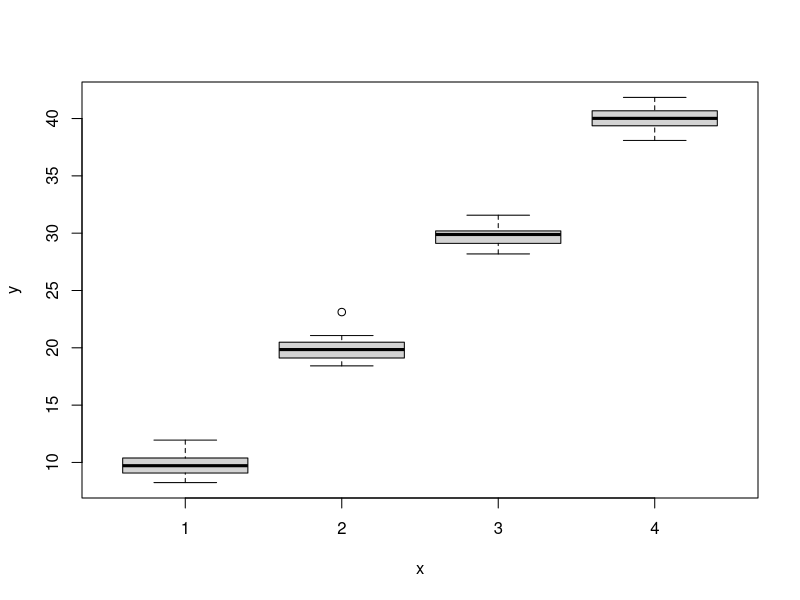
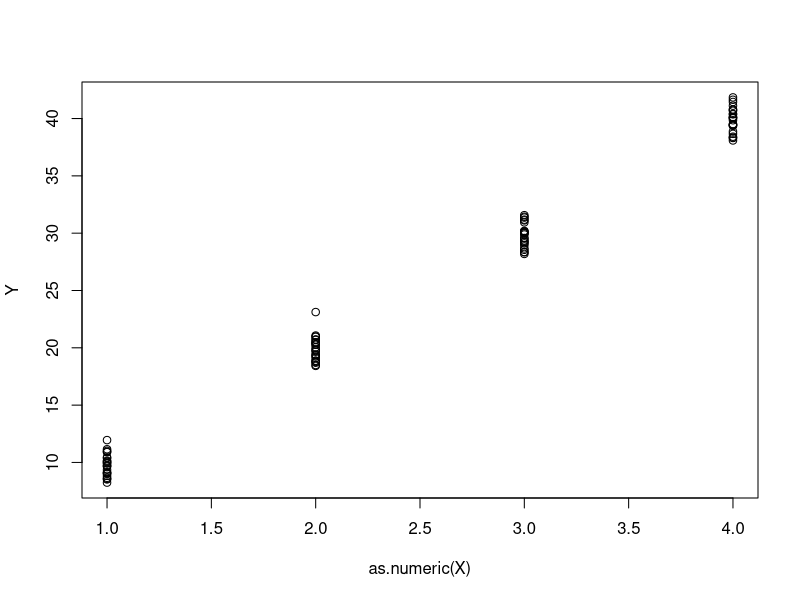
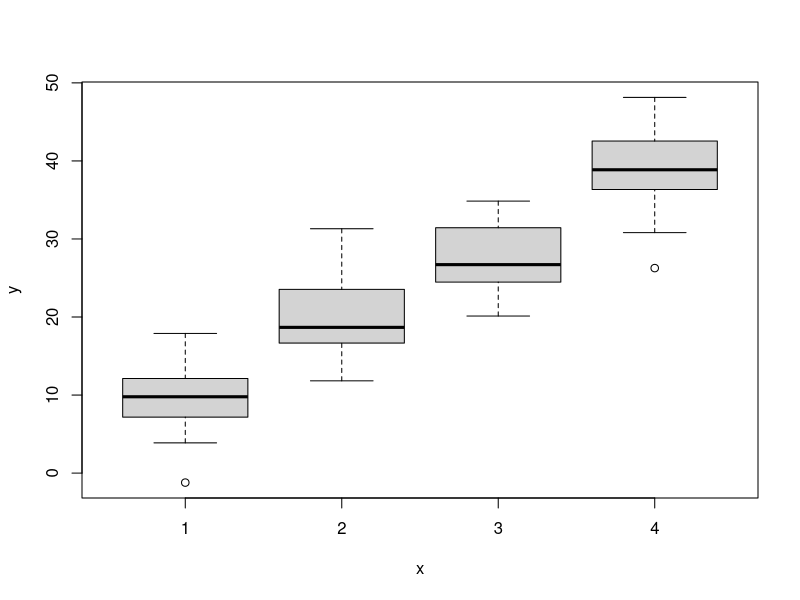
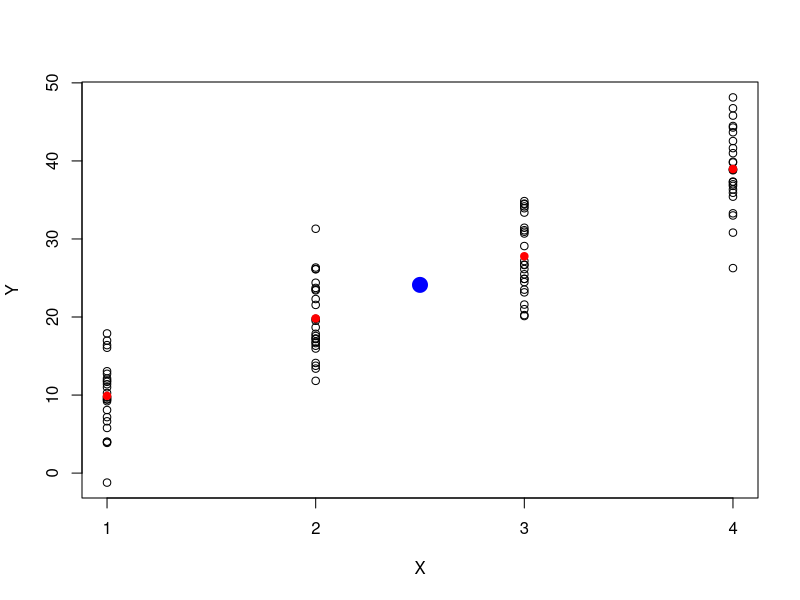
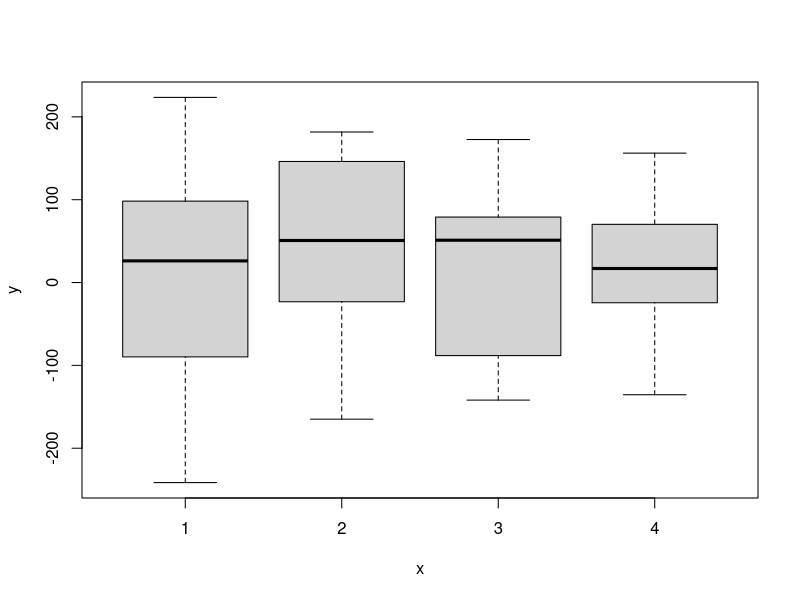
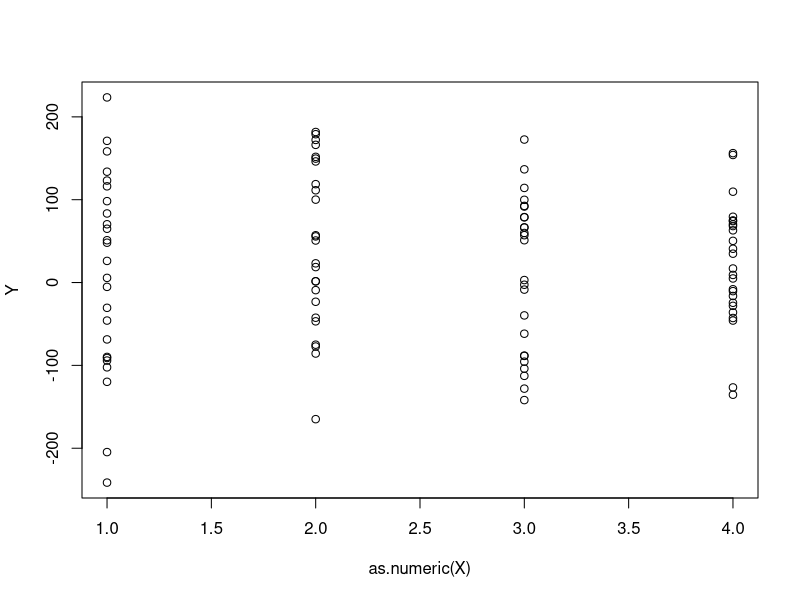
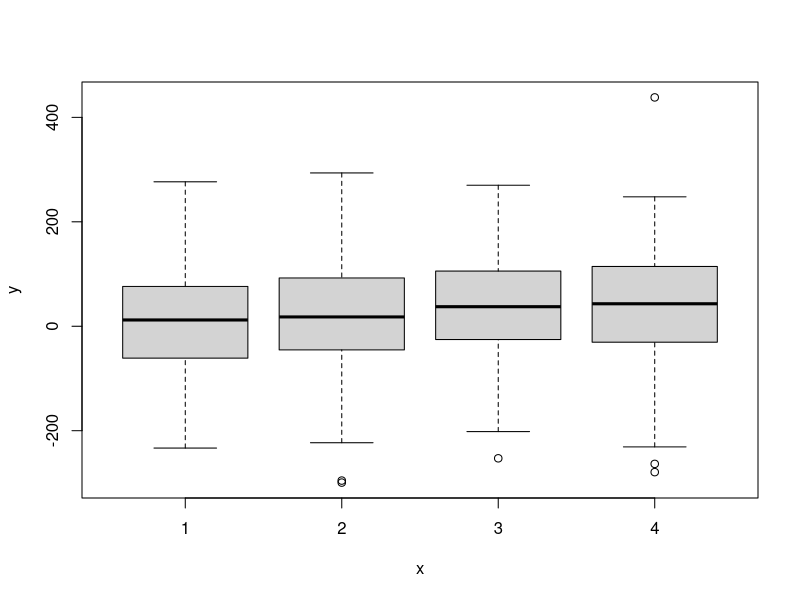
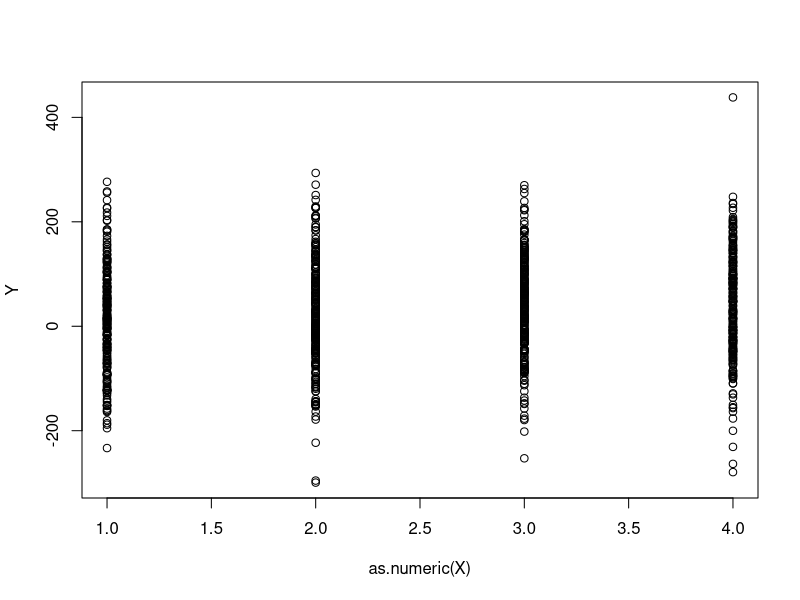

The R script that drew these images, in order:
## ---- chunk 1
# Generate data
X <- factor(c(rep(1, 25), rep(2, 25), rep(3, 25), rep(4, 25)))
Level1 <- rnorm(n = 25, mean = 10, sd = 1)
Level2 <- rnorm(n = 25, mean = 20, sd = 1)
Level3 <- rnorm(n = 25, mean = 30, sd = 1)
Level4 <- rnorm(n = 25, mean = 40, sd = 1)
Y <- c(Level1, Level2, Level3, Level4)
dat <- data.frame(Y, X)

# Look at data and mean of Y across levels of X
tapply(Y, X, mean)
plot(X, Y)
plot(as.numeric(X), Y)

# Compute ANOVA
fit1 <- aov(Y ~ X)
summary(fit1)
Yhat <- predict(fit1)

# What are the predicted Y values? -> mean of Y across levels of X
Yhat
table(Yhat)

# What is the mean of Y?
mean(Y)

# Compute SS by hand and look at it (with this, the F statistic can then be computed by hand)
QS_total <- sum( (Y - mean(Y))^2 )
QS_regr  <- sum( (Yhat - mean(Y))^2 )
QS_resid <- sum( (Y - Yhat)^2 )

summary(fit1)
QS_total
QS_regr
QS_resid
## ---- chunk 2
# Generate data
X <- factor(c(rep(1, 25), rep(2, 25), rep(3, 25), rep(4, 25)))
Level1 <- rnorm(n = 25, mean = 10, sd = 5)
Level2 <- rnorm(n = 25, mean = 20, sd = 5)
Level3 <- rnorm(n = 25, mean = 30, sd = 5)
Level4 <- rnorm(n = 25, mean = 40, sd = 5)
Y <- c(Level1, Level2, Level3, Level4)

# Look at data and mean of Y across levels of X
tapply(Y, X, mean)
plot(X, Y)
# Generate figure for slides:
plot(as.numeric(X), Y, xlab = "X", xaxt = 'n')
axis(side = 1, at = 1:4)
points(x = c(1, 2, 2.5, 3, 4), 
       y = c(tapply(Y, X, mean)[1:2], mean(Y), tapply(Y, X, mean)[3:4]), 
       col = c("red", "red", "blue", "red", "red"), pch = 19, cex = c(1, 1, 2, 1, 1))

# Compute ANOVA
fit2 <- aov(Y ~ X)
Yhat <- predict(fit2)

# Compute SS by hand 
QS_total <- sum( (Y - mean(Y))^2 )
QS_regr  <- sum( (Yhat - mean(Y))^2 )
QS_resid <- sum( (Y - Yhat)^2 )

summary(fit2)
QS_total
QS_regr
QS_resid
## ---- chunk 3
# Generate data
X <- factor(c(rep(1, 25), rep(2, 25), rep(3, 25), rep(4, 25)))
Level1 <- rnorm(n = 25, mean = 10, sd = 100)
Level2 <- rnorm(n = 25, mean = 20, sd = 100)
Level3 <- rnorm(n = 25, mean = 30, sd = 100)
Level4 <- rnorm(n = 25, mean = 40, sd = 100)
Y <- c(Level1, Level2, Level3, Level4)

# Look at data and mean of Y across levels of X
tapply(Y, X, mean)
plot(X, Y)
plot(as.numeric(X), Y)

# Compute ANOVA
fit3 <- aov(Y ~ X)
Yhat <- predict(fit3)

# Compute SS by hand 
QS_total <- sum( (Y - mean(Y))^2 )
QS_regr  <- sum( (Yhat - mean(Y))^2 )
QS_resid <- sum( (Y - Yhat)^2 )

summary(fit3)
QS_total
QS_regr
QS_resid
## ---- chunk 4
# Generate data
X <- factor(c(rep(1, 250), rep(2, 250), rep(3, 250), rep(4, 250)))
Level1 <- rnorm(n = 250, mean = 10, sd = 100)
Level2 <- rnorm(n = 250, mean = 20, sd = 100)
Level3 <- rnorm(n = 250, mean = 30, sd = 100)
Level4 <- rnorm(n = 250, mean = 40, sd = 100)
Y <- c(Level1, Level2, Level3, Level4)

# Look at data and mean of Y across levels of X
tapply(Y, X, mean)
plot(X, Y)
plot(as.numeric(X), Y)

# Compute ANOVA
fit4 <- aov(Y ~ X)
Yhat <- predict(fit4)

# Compute SS by hand 
QS_total <- sum( (Y - mean(Y))^2 )
QS_regr  <- sum( (Yhat - mean(Y))^2 )
QS_resid <- sum( (Y - Yhat)^2 )

summary(fit4)
QS_total
QS_regr
QS_resid
